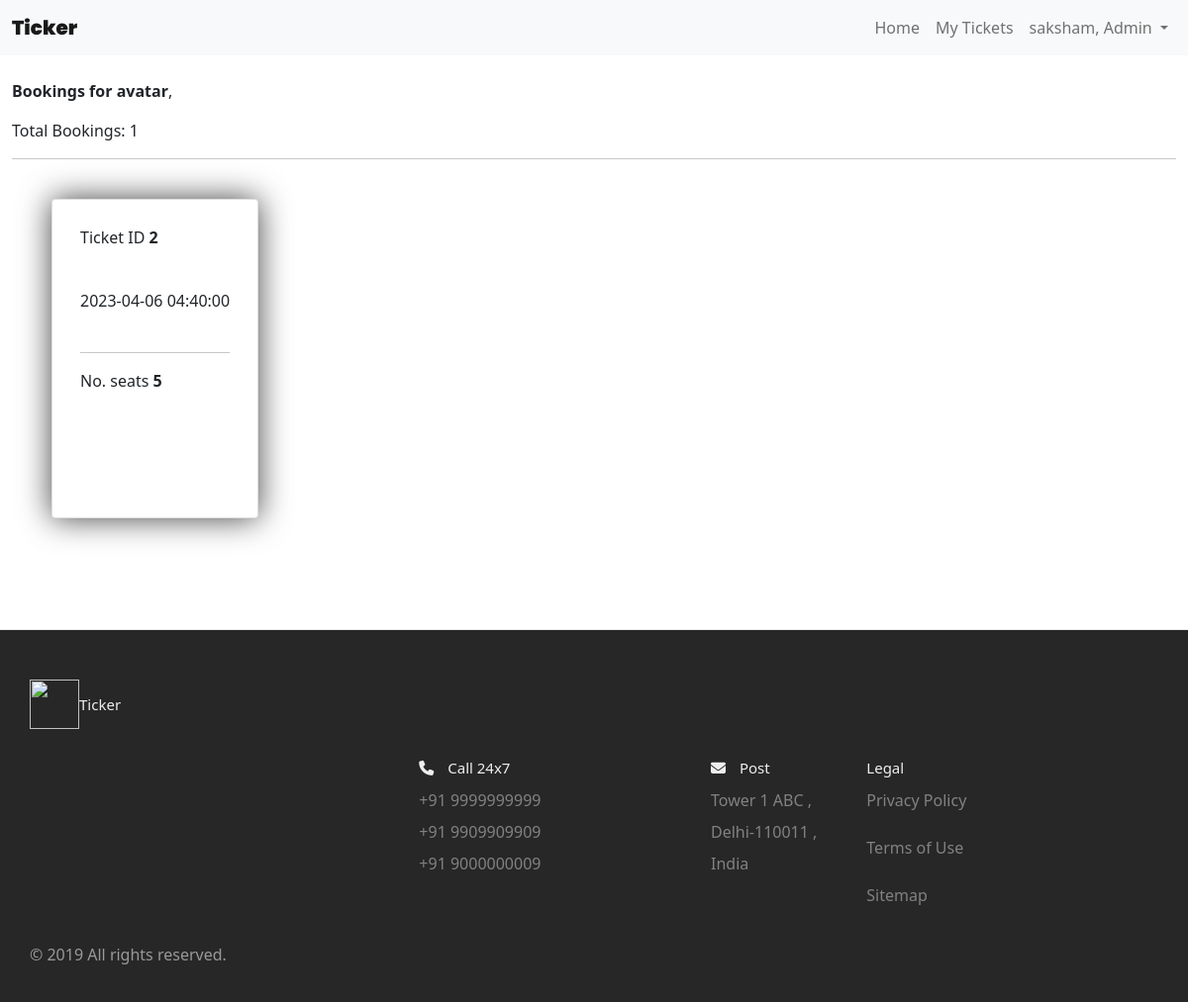
Page /show_tickets/1 (signed in) on the committed database.
### website/models.py (models this page shows)
class RegisteredUser(db.Model, UserMixin):
    id = db.Column(db.Integer, primary_key=True)
    email = db.Column(db.String(100), unique=True)
    pas = db.Column(db.String(100))
    name = db.Column(db.String(100))
    is_admin = db.Column(db.Boolean)
    theater = db.relationship('Theaters')
    movie = db.relationship('Movie')
    show = db.relationship('Show')
    booked_ti = db.relationship('Ticket')

class Show(db.Model):
    id = db.Column(db.Integer, primary_key=True)
    screened_m = db.Column(db.Integer, db.ForeignKey('movie.id'))
    t_in = db.Column(db.Integer, db.ForeignKey('theaters.id'))
    movie = db.Column(db.String(100))
    t = db.Column(db.String(100))
    address_t = db.Column(db.String(100))
    datetime = db.Column(db.DateTime(timezone=True), default=func.now())
    t_admin_id = db.Column(db.Integer, db.ForeignKey('registered_user.id'))
    available_seats = db.Column(db.Integer)
    cost = db.Column(db.Integer)
    booked_ti = db.relationship('Ticket')

class Ticket(db.Model):
    id = db.Column(db.Integer, primary_key=True)
    booked_show = db.Column(db.Integer, db.ForeignKey('show.id'))
    booked_m = db.Column(db.Integer, db.ForeignKey('movie.id'))
    booked_t = db.Column(db.Integer, db.ForeignKey('theaters.id'))
    user = db.Column(db.Integer, db.ForeignKey('registered_user.id'))
    movie = db.Column(db.String(100))
    t = db.Column(db.String(100))
    address_t = db.Column(db.String(100))
    total_seats = db.Column(db.Integer)
    cost = db.Column(db.Integer)
    timinig_s = db.Column(db.DateTime(timezone=True), default=func.now())

### website/views.py (the view)
@view.route('show_tickets/<int:id>')
@login_required
def show_tickets(id):
    if current_user.is_admin:    # == True
        ti = Ticket.query.filter_by(booked_show=int(id)).all()
        show = Show.query.get(int(id))
        return render_template('show_tickets.html', user=current_user, tickets=ti, show=show, ticket_count=len(ti))
    else:
        return render_template('home.html', user=current_user, movies=movies)

### website/__init__.py (called while the page is built)
def create_app():
    app = Flask(__name__)
    app.config['SECRET_KEY'] = 'hjshjhdjah kjshkjdhjs'
    app.config['SQLALCHEMY_DATABASE_URI'] = 'sqlite:///' + DB_NAME
    db.init_app(app)
    from .views import view
    from .auth import auth
    app.register_blueprint(view, url_prefix='/')
    app.register_blueprint(auth, url_prefix='/')
    from .models import RegisteredUser, Theaters, Movie, Show
    create_database(app)
    login_manager = LoginManager()
    login_manager.login_view = 'auth.login'
    login_manager.init_app(app)
    @login_manager.user_loader
    def load_user(id):
        return RegisteredUser.query.get(int(id))
    return app

### website/templates/show_tickets.html (shortened to what this page needs)
{% extends "base.html" %}
{% block content %}
<nav class="navbar navbar-expand-lg navbar-light bg-light">
    <div class="container-fluid">
      <a class="navbar-brand" style="font-weight: 1000; font-family: 'Poppins', sans-serif" href="#">Ticker</a>
      <div class="collapse navbar-collapse d-md-flex justify-content-md-end" id="navbarNavDropdown">
        <ul class="navbar-nav navbar-nav mr-auto">
          <li class="nav-item">
            <a class="nav-link" aria-current="page" href="/">Home</a>
          </li>
          {% if user.is_authenticated %}
          <li class="nav-item">
            {% if user.is_theatre_admin %}
              <a class="nav-link active" href="/my_theaters">Theater</a>
              <a class="nav-link" href="/movies">Movies</a>
          </li>
          {% else %}
          <a class="nav-link" href="/my_tickets">My Tickets</a>
          {% endif %}
          {% endif %}
          </li>
          {% if user.is_authenticated %}
          <li class="nav-item dropdown">
            <a class="nav-link dropdown-toggle" href="#" id="navbarDropdown" role="button" data-bs-toggle="dropdown" aria-expanded="false">
              {% if user.is_admin %}
                {{ user.name }}, Admin
              {% else %}
                {{ user.name }}
              {% endif %}
            </a>
          </li>
          {% else %}
          <li class="nav-item justify-content-end">
            <a class="nav-link" href="/login">Login</a>
          </li>
          {% endif %}
        </ul>
      </div>
    </div>
  </nav>
<div class="container-fluid align-self-center">
    <br/><p><strong >Bookings for {{ show.movie }}</strong>, {{ show.theater }}</p>
    <p>Total Bookings: {{ ticket_count }}</p><hr/>
    <div class="container pt-4 pb-4">
        <div class="row row-cols-auto">
        {% for ticket in tickets %}
        <div class="card" style="margin-right:24px">
            <div class="card-body">
              <p class="card-text">Ticket ID <strong>{{ ticket.id }}</strong></p>
              <p class="card-text">{{ ticket.timinig_s }}</p>
              <hr/>
              <p class="card-text">No. seats <strong>{{ ticket.total_seats }}</strong></p>
            </div>
          </div>
        {% endfor %}
        </div>
      </div>
    </div>
{% endblock %}

### website/static/styles.css (style rules this page uses)
*, *::before, *::after { margin: 0; padding: 0; outline: 0; box-sizing: border-box; text-decoration: none; list-style: none; border: none; }
body { font-family: 'Poppins', sans-serif; color: #322f2f; background-color: #ffffff; overflow-x: hidden; background-color: hsl(252, 30%, 95%); }
.container { width: 80%; margin: 0 auto; }
nav { width: 100%; background-color: #fff; padding: 0.7rem 0; position: fixed; top: 0; z-index: 10; }
.card { border-radius: 40px; box-shadow: 0 0 2rem #434242; margin: 32px 22px; width: 227px; height: 323px; cursor: pointer; margin-bottom: 88px; }
.card-text { margin-top: 10px; margin-bottom: 40px; }
*, *:before, *:after { box-sizing: border-box; }
html { font-size: 100%; }
body { font-family: acumin-pro, system-ui, sans-serif; margin: 0; display: grid; grid-template-rows: auto 1fr auto; font-size: 14px; background-color: #f4f4f4; align-items: start; min-height: 100vh; }

### rows in the picture
RegisteredUser: name "saksham"
Show: movie "avatar"
Ticket: id "2", timinig_s "2023-04-06 04:40:00", total_seats "5"

### other values in the picture
{{ ticket_count }} "1"
